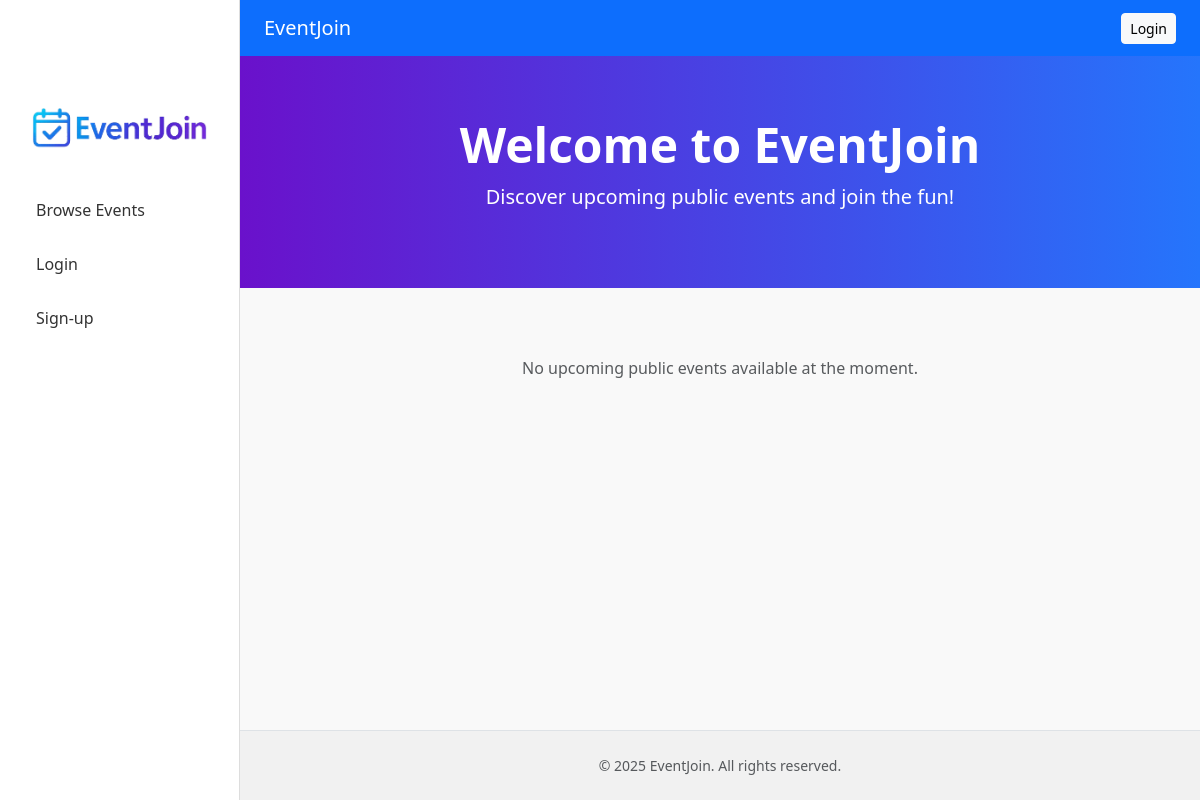
The app's page /, older data.
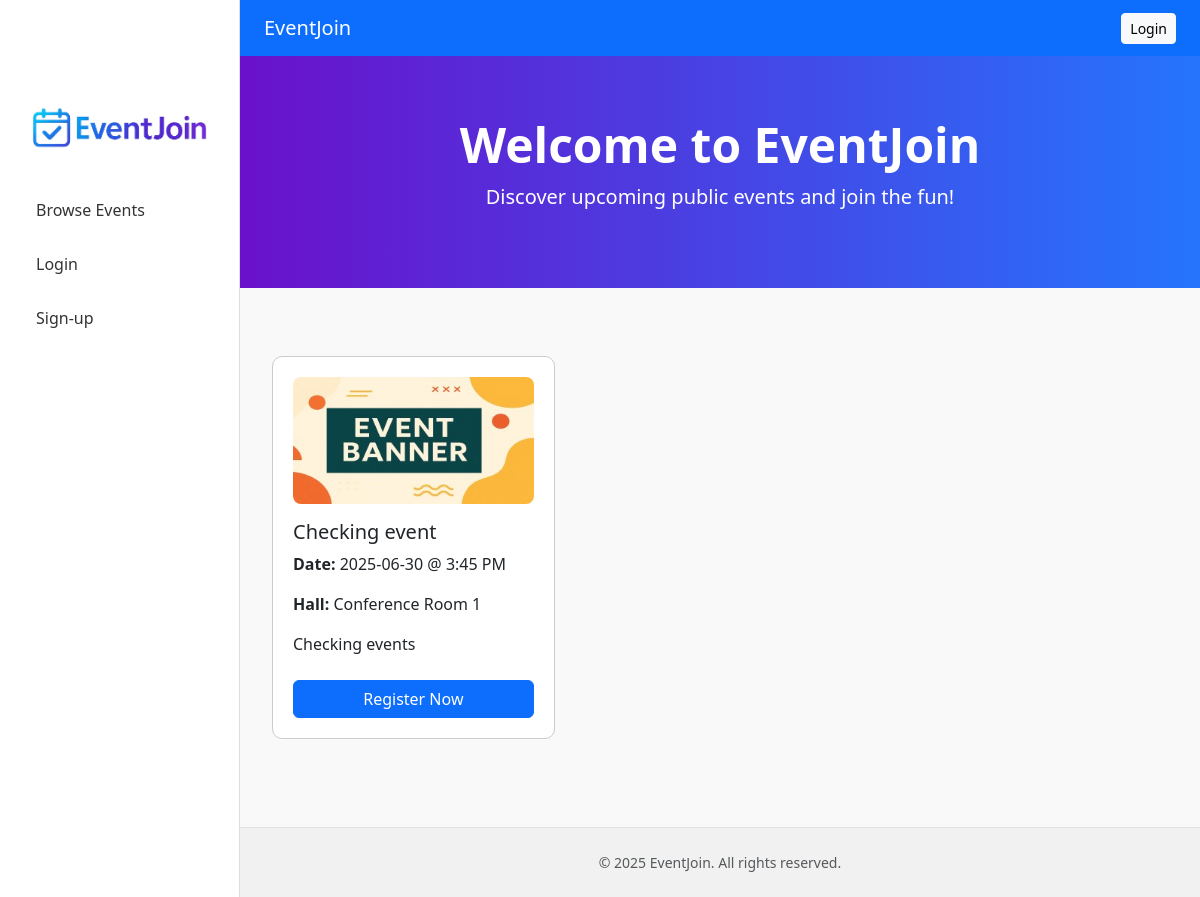
The same page, newer data.
### tables this page shows
CREATE TABLE `events` (
  `id` int(11) NOT NULL,
  `title` varchar(150) NOT NULL,
  `description` text DEFAULT NULL,
  `event_date` date NOT NULL,
  `event_time` time NOT NULL,
  `hall_id` int(11) NOT NULL,
  `banner_image` varchar(255) DEFAULT NULL,
  `created_by` int(11) NOT NULL,
  `status` enum('pending','approved','rejected') DEFAULT 'pending',
  `rsvp_deadline` date DEFAULT NULL,
  `rsvp_limit` int(11) DEFAULT NULL,
  `created_at` timestamp NOT NULL DEFAULT current_timestamp(),
  `is_public` tinyint(1) DEFAULT 0,
  `delete_requested` tinyint(1) DEFAULT 0
);

CREATE TABLE `halls` (
  `id` int(11) NOT NULL,
  `name` varchar(100) NOT NULL
);

### index.php (the view, shortened to what this page needs)
<?php
include 'includes/header.php';
include 'includes/sidebar.php';
$userId = $_SESSION['user_id'] ?? null;
$stmt = $pdo->prepare("
    SELECT e.id, e.title, e.description, e.event_date, e.event_time, e.banner_image, h.name AS hall_name
    FROM events e
    JOIN halls h ON e.hall_id = h.id
    WHERE e.is_public = 1 AND e.status = 'approved' AND e.event_date >= CURDATE()
    ORDER BY e.event_date ASC
");
$stmt->execute();
$events = $stmt->fetchAll();
$rsvpedEventIds = [];
?>
<section class="hero">
    <h1 class="display-5 fw-bold">Welcome to EventJoin</h1>
    <p class="lead">Discover upcoming public events and join the fun!</p>
</section>
<div class="main-content flex-grow-1">
    <div class="container py-5">
        <?php if (count($events) > 0): ?>
            <div class="row">
                <?php foreach ($events as $event): ?>
                    <div class="col-md-6 col-lg-4">
                        <div class="event-card">
                            <?php
                                $imagePath = !empty($event['banner_image']) ? '/capstone/assets/images/' . htmlspecialchars($event['banner_image']) : 'assets/images/630x350.png';
                                $isRSVPed = in_array($event['id'], $rsvpedEventIds);
                            ?>
                            <img src="<?= $imagePath ?>" alt="Event Image" class="img-fluid mb-3" style="border-radius: 8px; max-height: 180px; object-fit: cover; width: 100%;">
                            <h5><?= htmlspecialchars($event['title']) ?></h5>
                            <p><strong>Date:</strong> <?= $event['event_date'] ?> @ <?= date('g:i A', strtotime($event['event_time'])) ?></p>
                            <p><strong>Hall:</strong> <?= htmlspecialchars($event['hall_name']) ?></p>
                            <p><?= nl2br(htmlspecialchars($event['description'])) ?></p>
                            <?php if (!$userId): ?>
                                <form method="GET" action="/capstone/login.php">
                                    <button type="submit" class="btn btn-primary w-100 mt-2">Register Now</button>
                                </form>
                            <?php elseif ($isRSVPed): ?>
                                <button class="btn btn-secondary w-100 mt-2" disabled>Already Registered</button>
                            <?php endif; ?>
                        </div>
                    </div>
                <?php endforeach; ?>
            </div>
        <?php else: ?>
            <p class="text-center text-muted">No upcoming public events available at the moment.</p>
        <?php endif; ?>
    </div>
</div>
<?php include 'includes/footer.php'; ?>

### includes/header.php (shortened to what this page needs)
<?php
require_once $_SERVER['DOCUMENT_ROOT'] . '/capstone/config/conn.php';
?>
<!DOCTYPE html>
<html lang="en">
<head>
    <link rel="stylesheet" href="https://cdn.jsdelivr.net/npm/bootstrap@5.3.3/dist/css/bootstrap.min.css">
    <link rel="stylesheet" href="/capstone/assets/css/style.css">
</head>
<body class="d-flex flex-column min-vh-100">
<nav class="navbar navbar-expand-lg navbar-dark bg-primary px-4">
    <a class="navbar-brand" href="index.php">EventJoin</a>
    <div class="ms-auto d-flex align-items-center gap-3">
        <?php if (isset($_SESSION['user_id'])): ?>
            <?php
                $stmt = $pdo->prepare("SELECT first_name, profile_pic FROM users WHERE id = ?");
                $stmt->execute([$_SESSION['user_id']]);
                $userData = $stmt->fetch();
                $profilePic = $userData['profile_pic'] ?? '';
                $profilePicPath = '/capstone/assets/images/profile_pic/' . $profilePic;
                $defaultPic = '/capstone/assets/images/avatar.png';
                $absolutePath = $_SERVER['DOCUMENT_ROOT'] . '/capstone/assets/images/profile_pic/' . $profilePic;
                $finalPic = (!empty($profilePic) && file_exists($absolutePath)) ? $profilePicPath : $defaultPic;
                $displayName = $userData['first_name'] ?? 'User';
            ?>
            <span class="text-white">Hi! <?= htmlspecialchars($displayName) ?></span>
            <img src="<?= htmlspecialchars($finalPic) ?>" alt="Avatar" class="rounded-circle" style="width: 40px; height: 40px;">
        <?php else: ?>
            <a href="/capstone/login.php" class="btn btn-light btn-sm">Login</a>
        <?php endif; ?>
    </div>
</nav>

### includes/sidebar.php (shortened to what this page needs)
<aside class="sidebar">
    <div class="text-center my-4">
        <a href="/capstone/index.php" class="sidebar-logo">
            <img src="/capstone/assets/images/logo.png" alt="EventJoin Logo" class="light-logo" style="height: 70px;">
        </a>
    </div>
    <div class="sidebar-menu-area">
        <ul class="sidebar-menu">
            <?php if (!isset($_SESSION['user_id'])): ?>
                <li>
                    <a href="/capstone/index.php">
                        <span>Browse Events</span>
                    </a>
                </li>
                <li>
                    <a href="/capstone/login.php">
                        <span>Login</span>
                    </a>
                </li>
                <li>
                    <a href="/capstone/signup.php">
                        <span>Sign-up</span>
                    </a>
                </li>
            <?php endif; ?>
        </ul>
    </div>
</aside>

### includes/footer.php (shortened to what this page needs)
<footer class="text-center text-muted py-4 border-top">
    &copy; <?php echo date('Y'); ?> EventJoin. All rights reserved.
</footer>
</body>
</html>

### assets/css/style.css (style rules this page uses)
body { display: flex; flex-direction: column; min-height: 100vh; margin-left: 240px; }
.main-content { flex: 1; padding: 20px; background: #f9f9f9; }
.hero { background: linear-gradient(to right, #6a11cb, #2575fc); color: white; padding: 60px 20px; text-align: center; }
.event-card { border: 1px solid #ccc; border-radius: 10px; padding: 20px; margin-bottom: 20px; background-color: #fff; transition: box-shadow 0.3s ease; }
.sidebar { width: 240px; background-color: #ffffff; border-right: 1px solid #ddd; position: fixed; top: 0; left: 0; bottom: 0; padding-top: 70px; overflow-y: auto; z-index: 1050; transition: transform 0.3s ease; }
.sidebar-logo { display: block; text-align: center; margin-bottom: 20px; }
.sidebar-menu-area { padding: 0 1rem; }
.sidebar-menu { list-style: none; padding: 0; margin: 0; }
.sidebar-menu li { margin-bottom: 10px; }
.sidebar-menu a { display: flex; align-items: center; gap: 10px; text-decoration: none; color: #333; font-weight: 500; padding: 10px; border-radius: 6px; transition: background 0.2s ease; }
footer { background-color: #f1f1f1; padding: 15px; text-align: center; font-size: 14px; color: #555; }

Row changes from the older to the newer data that the page shows:
added events: banner_image (picture), title "Checking event", event_date "2025-06-30", event_time "3:45 PM", hall.name "Conference Room 1", description "Checking events"
Text that changed along with them:
text no longer shown: "No upcoming public events available at the moment."
